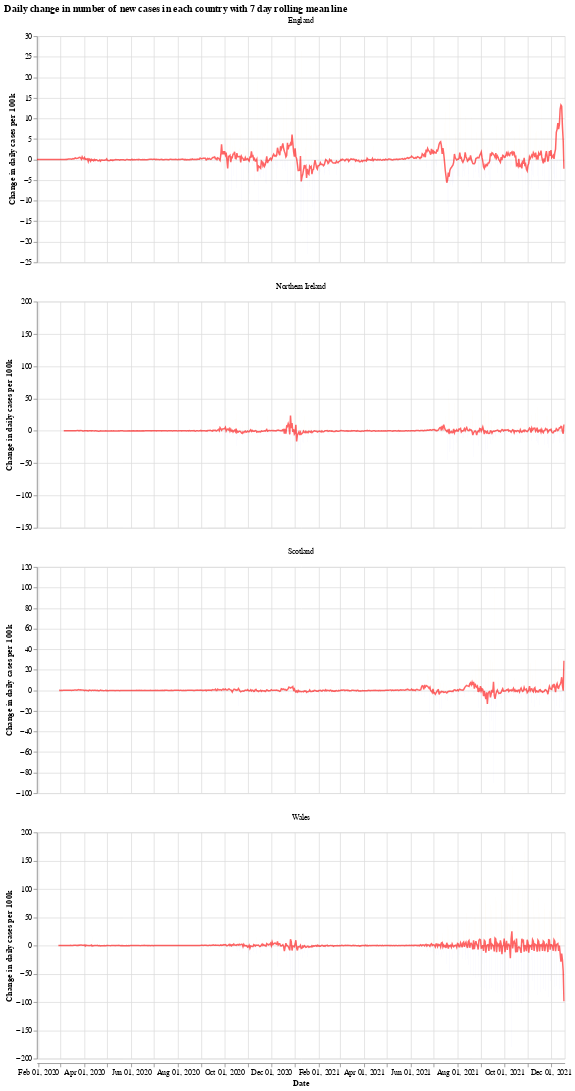

Source (notebook cell):
### Markdown cell above
We will use the Python library `Altair` for visualising the data, see the [altair docs](https://altair-viz.github.io/) for more information.

First we have a graph which shows the daily change in the number of new cases for each country. This number jumps up and down all over the place, which is likely due to delay in reporting of new cases over the weekend. Another interesting thing is that it looks like the daily cases in Wales experienced a much shorter period of calm over the summer (calm in the sense of daily cases not jumping up and down).

The orange bars are days when the number of new cases (per 100k population) was more than the previous day, while the blue are days when the number of new cases dropped. The red line is the 7 day moving average. 

When the moving average line is below 0, it means that there is a consistent drop in new cases. We can see this clearly happening around the times that lockdowns were introduced (though, to varying degrees). I will update the graphs soon with a marker of when each lockdown started.

### Code cell
# collapse
import altair as alt

bars = alt.Chart(uk_cases).mark_bar().encode(
    x=alt.X("yearmonthdate(date):T", axis=alt.Axis(title='Date')),
    y=alt.Y("casesChangeRate:Q", axis=alt.Axis(title='Change in daily cases per 100k')),
    tooltip='casesChange',
    color=alt.condition(
        alt.datum.casesChangeRate > 0,
        alt.value("orange"),  # The positive color
        alt.value("blue")  # The negative color
    )
).properties(title='Daily change in number of new cases with 7 day rolling mean',width=700).interactive()

line = alt.Chart(uk_cases).mark_line(
    color='red',
    size=2,
    opacity=0.6
).transform_window(
    rolling_mean='mean(casesChangeRate)',
    frame=[0, 7],
    groupby=['areaName']
).encode(
    x='yearmonthdate(date):T',
    y='rolling_mean:Q'
)

alt.layer(bars, line, data=uk_cases).facet(alt.Column(
    'areaName', title=''), columns=1).resolve_scale(y='independent').properties(title='Daily change in number of new cases in each country with 7 day rolling mean line')

### Figure 1 — Vega-Lite specification as saved in the notebook (floating-point values rounded to 4 significant figures; data arrays with more than 128 entries replaced by an {"elided": "..."} marker saying what was removed)
{"config": {"view": {"continuousWidth": 400, "continuousHeight": 300}}, "data": {"name": "data-6e2a3d28709bed450738582dc315b809"}, "facet": {"type": "nominal", "field": "areaName", "title": ""}, "spec": {"layer": [{"mark": "bar", "encoding": {"color": {"condition": {"value": "orange", "test": "(datum.casesChangeRate > 0)"}, "value": "blue"}, "tooltip": {"type": "quantitative", "field": "casesChange"}, "x": {"type": "temporal", "axis": {"title": "Date"}, "field": "date", "timeUnit": "yearmonthdate"}, "y": {"type": "quantitative", "axis": {"title": "Change in daily cases per 100k"}, "field": "casesChangeRate"}}, "selection": {"selector001": {"type": "interval", "bind": "scales", "encodings": ["x", "y"]}}, "title": "Daily change in number of new cases with 7 day rolling mean", "width": 700}, {"mark": {"type": "line", "color": "red", "opacity": 0.6, "size": 2}, "encoding": {"x": {"type": "temporal", "field": "date", "timeUnit": "yearmonthdate"}, "y": {"type": "quantitative", "field": "rolling_mean"}}, "transform": [{"window": [{"op": "mean", "field": "casesChangeRate", "as": "rolling_mean"}], "frame": [0, 7], "groupby": ["areaName"]}]}]}, "columns": 1, "resolve": {"scale": {"y": "independent"}}, "title": "Daily change in number of new cases in each country with 7 day rolling mean line", "$schema": "https://vega.github.io/schema/vega-lite/v4.8.1.json", "datasets": {"data-6e2a3d28709bed450738582dc315b809": {"elided": "2664 records"}}}
